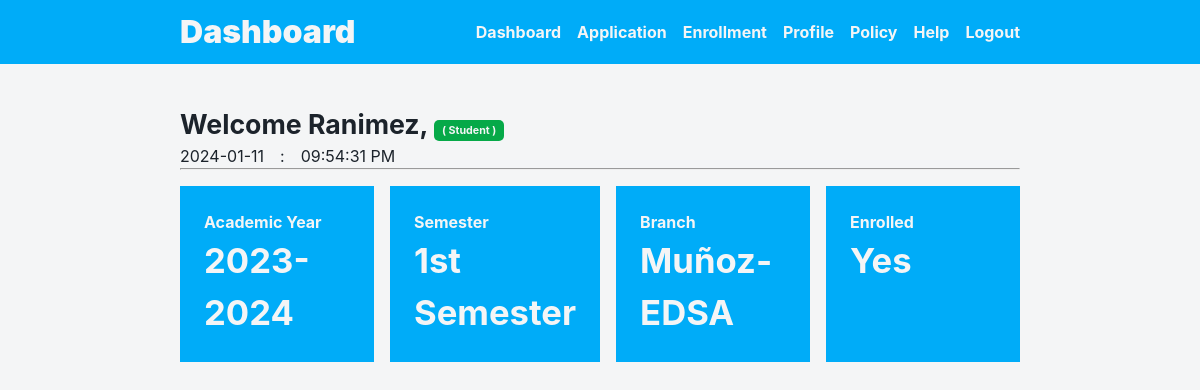
Before: /src/modules/dashboard/dashboard.php (signed in) with the older database file.
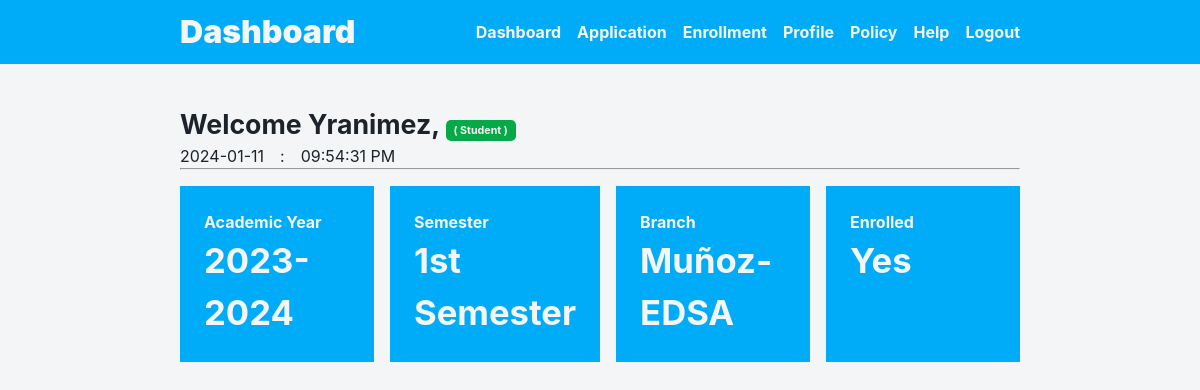
After: the same page with the newer database file.
### tables this page shows
CREATE TABLE `users` (
  `User_ID` bigint(20) NOT NULL,
  `First_Name` varchar(100) NOT NULL,
  `Last_Name` varchar(100) NOT NULL,
  `Email` varchar(255) NOT NULL,
  `Password` varchar(255) NOT NULL,
  `User_Type` enum('Student','Administrator','','') NOT NULL DEFAULT 'Student',
  `Date_Created` timestamp NOT NULL DEFAULT current_timestamp()
);

### config.php (called while the page is built, shortened)
<?php
$_C2_style_css = '../../../style.css';
$_C2_button_css = '../../css/button.css';
$_C2_forms_css = '../../css/forms.css';
$_C2_icon_css = '../../css/icon.css';
$_C2_module_css = '../../css/module.css';
$_C2_navbar_css = '../../css/navbar.css';

### src/process/session.php (called while the page is built, shortened)
<?php
if (isset($_SESSION['user_id'])) {
    $sql = "SELECT * FROM users WHERE User_ID = {$_SESSION['user_id']}";
    $result = $mysqli->query($sql);
    $user = $result->fetch_assoc();
}

### src/process/get_date.php (called while the page is built, shortened)
<?php
    $currentDateTime = date('Y-m-d');

### src/data/dashboard-data.php (called while the page is built, shortened)
<?php
$_summary_item_2 = [
    [
        'title' => 'Academic Year',
         'output' => '2023-2024'
    ],
    [
        'title' => 'Semester',
         'output' =>  '1st Semester'
    ],
    [
        'title' => 'Branch',
         'output' =>  'Muñoz-EDSA'
    ],
    [
        'title' => 'Enrolled',
         'output' =>  'Yes'
    ],
];

### src/modules/dashboard/dashboard.php (the view, shortened to what the changed rows need)
<?php include '../../../config.php'; ?>
<?php include $_C2_session_php; ?>
<?php
$courseSql = "SELECT Course_ID, Course_Name, Course_Category FROM school_courses";
$courseResults = $mysqli->query($courseSql);
?>
<!DOCTYPE html>
<html lang="en">
<head>
    <link rel="stylesheet" href="<?php echo $_C2_style_css; ?>">
    <link rel="stylesheet" href="<?php echo $_C2_module_css; ?>">
    <link rel="stylesheet" href="<?php echo $_C2_button_css; ?>">
    <link rel="stylesheet" href="<?php echo $_C2_icon_css; ?>">
    <link rel="stylesheet" href="<?php echo $_C2_navbar_css; ?>">
    <link rel="stylesheet" href="<?php echo $_C2_forms_css; ?>">
</head>
<body>
    <?php if (isset($user)) : ?>
        <main class="dashboard1 container">
            <section class="content1">
                <h3>
                    Welcome
                    <?= htmlspecialchars($user['First_Name']) ?>,
                    <span class="<?php echo $greet_usertype = ($user['User_Type'] == 'Administrator') ? 'tag admin' : 'tag student'; ?>">
                        <?php echo $greet_usertype = ($user['User_Type'] == 'Administrator') ? '( Admin )' : '( Student )'; ?>
                    </span>
                </h3>
                <ul class="datetime">
                    <li><?php echo $currentDateTime; ?></li>
                    <li>
                        <p>:</p>
                    </li>
                    <li>
                        <p id="clock"></p>
                    </li>
                </ul>
                <hr class="title_line">
                <?php if ($user['User_Type'] == 'Administrator') : ?>
                    <section class="summary">
                        <?php foreach ($_summary_item_1 as $summaryitem1_item) : ?>
                            <section class="summary-item">
                                <h4><?php echo $summaryitem1_item['title']; ?></h4>
                                <h2><?php echo $summaryitem1_item['output']; ?></h2>
                            </section>
                        <?php endforeach; ?>
                    </section>
                    <!-- <section>
                        <video width="100%" style="padding: 1rem 0;" controls loop autoplay>
                            <source src="../../assets/videos/ducks.mp4" type="video/mp4">
                            Your browser does not support HTML video.
                        </video>
                        <p>
                            Video courtesy of
                            <a href="https://www.youtube.com/watch?v=oumjTrzd-Nc" target="_blank">Ducks</a>.
                        </p>
                    </section> -->
                    <div class="content1">
                        <nav class="category-nav">
                            <ul>
                                Statistics Overview
                            </ul>
                        </nav>
                        <!-- <div class="dashboard_1">
                            <div class="statistic">
                                <h2 class="card-text">Students</h2>
                                <p id="usersCount"><?php
                                                    ?></p>
                            </div>
                            <div class="statistic">
                                <h2 class="card-text">Courses Available</h2>
                                <p id="courseCount"><?php
                                                    ?></p>
                            </div>
                            <div class="statistic">
                                <h2 class="card-text">Sections</h2>
                                <p id="sectionCount"><?php
                                                        ?></p>
                            </div>
                        </div> -->
                        <div class="container2">
                            <div class="dashboard_2">
                                <div class="statistic">
                                    <h2 class="card-text">Enrollment Statistic</h2>
                                    <canvas id="enrollmentChart" width="180" height="300"></canvas>
                                </div>
                                <div class="statistic">
                                    <h2 class="card-text">Application</h2>
                                    <canvas id="applicationChart" width="180" height="300"></canvas>
                                </div>
                            </div>
                            <div class="dashboard_3">
                                <div class="statistic2">
                                    <h2 class="card-text">Number of Students by Department</h2>
                                    <canvas id="courseChart"></canvas>
                                </div>
                            </div>
                        </div>
                    </div>
                    <nav class="category-nav">
                        <ul>
                            Courses
                        </ul>
                    </nav>
                    <table class="course-table">
                        <thead>
                            <tr>
                                <th>Course ID</th>
                                <th>Course Name</th>
                                <th>Course Category</th>
                            </tr>
                        </thead>
                        <tbody>
                            <?php
                            while ($row = $courseResults->fetch_assoc()) {
                                echo "<tr>";
                                echo "<td>" . $row['Course_ID'] . "</td>";
                                echo "<td>" . $row['Course_Name'] . "</td>";
                                echo "<td>" . $row['Course_Category'] . "</td>";
                                echo "</tr>";
                            }
                            ?>
                        </tbody>
                    </table>
                <?php else : ?>
                    <section class="summary">
                        <?php foreach ($_summary_item_2 as $summaryitem2_item) : ?>
                            <section class="summary-item">
                                <h4><?php echo $summaryitem2_item['title']; ?></h4>
                                <h2><?php echo $summaryitem2_item['output']; ?></h2>
                            </section>
                        <?php endforeach; ?>
                    </section>
                <?php endif; ?>
            </section>
        </main>
    <?php endif; ?>
</body>
</html>

Changed rows visible on the page:
changed users "( Student )": First_Name "Ranimez" → "Yranimez"
